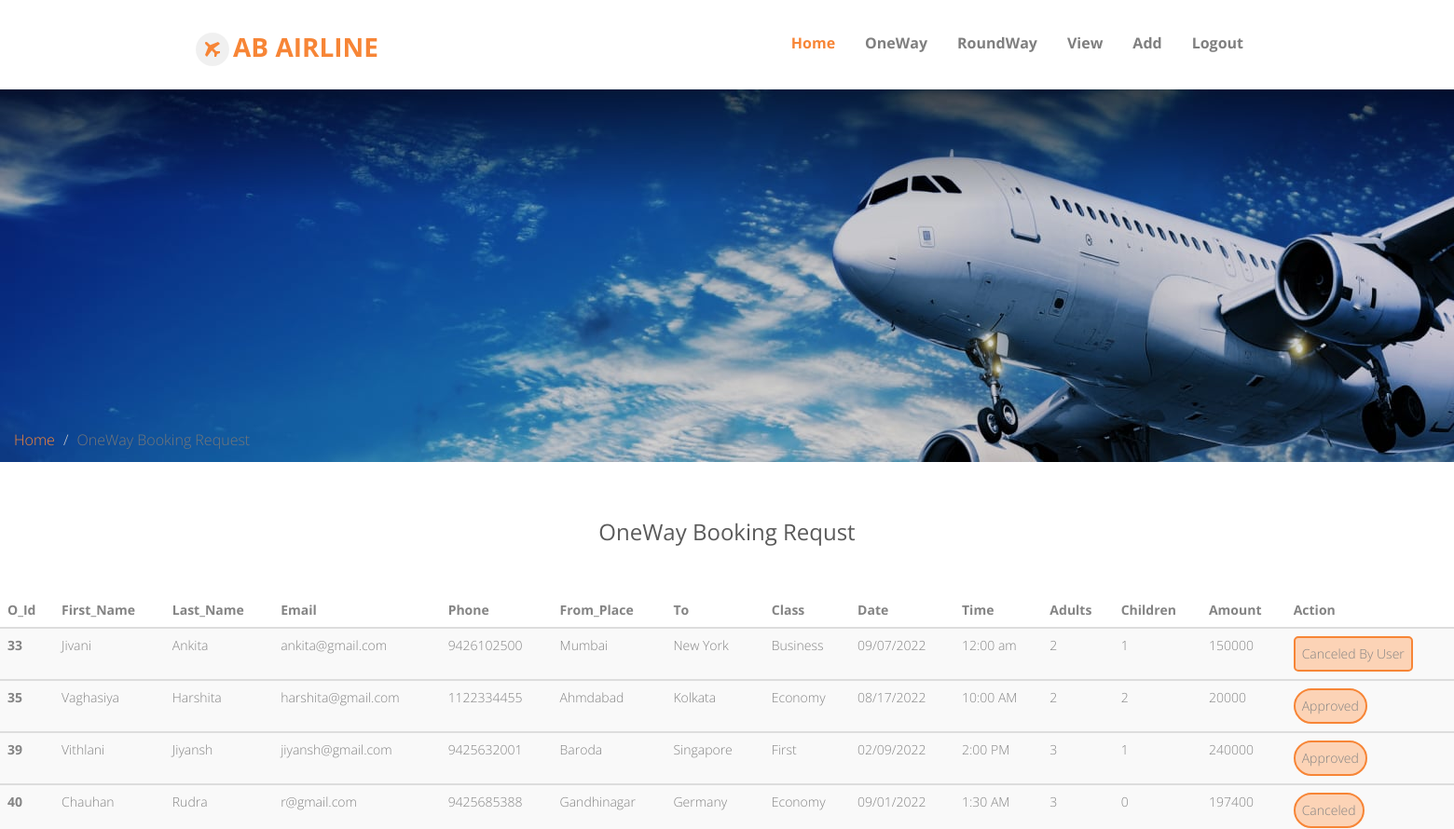
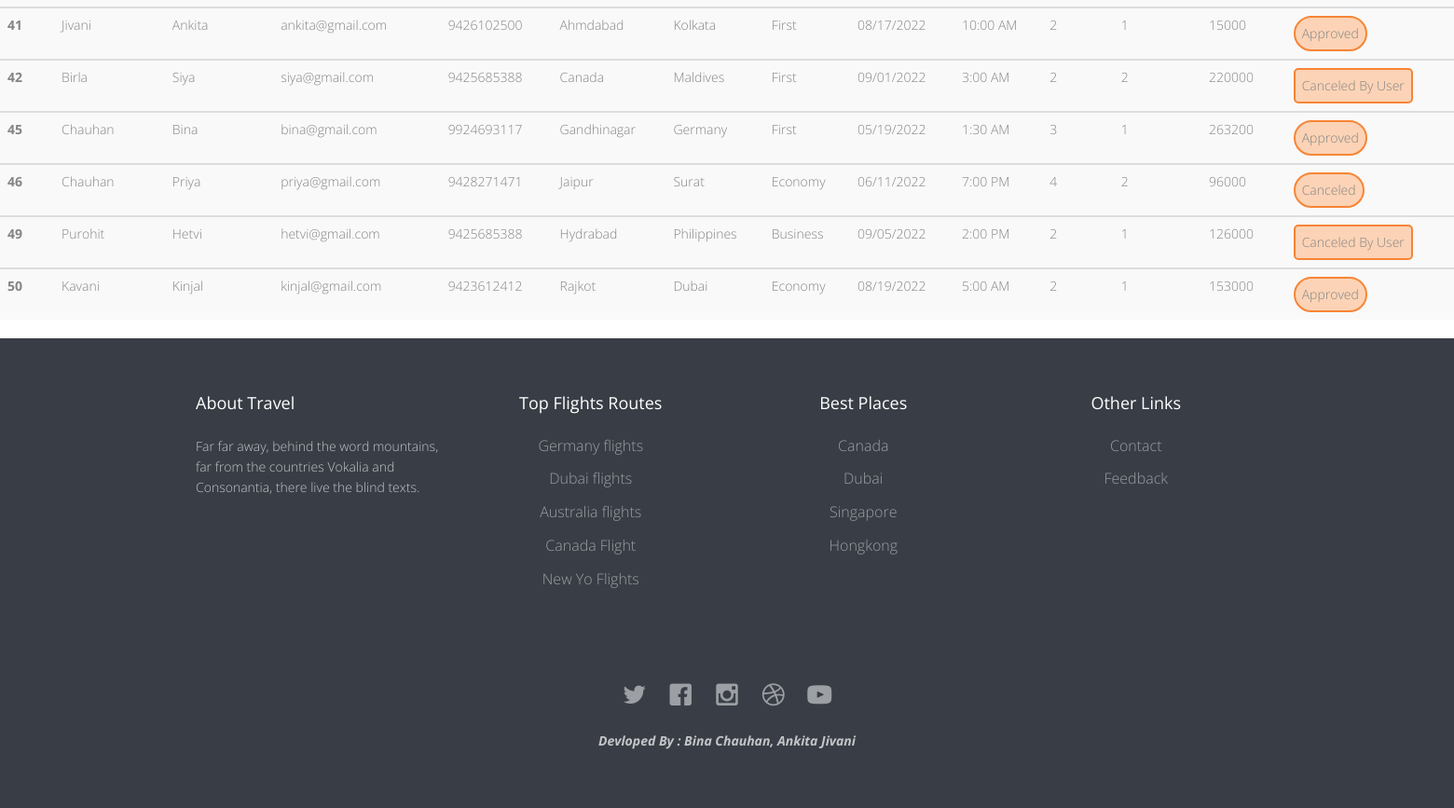
Screenshot of /admin/oneway.php with the database file from the repository (2 pictures, top to bottom).
### tables this page shows
CREATE TABLE `oneway_booking` (
  `O_Id` int(100) NOT NULL,
  `First_name` varchar(100) NOT NULL,
  `Last_name` varchar(100) NOT NULL,
  `Email` varchar(100) NOT NULL,
  `Phone` varchar(10) NOT NULL,
  `From` varchar(100) NOT NULL,
  `To` varchar(100) NOT NULL,
  `Class` varchar(100) NOT NULL,
  `Date` varchar(255) NOT NULL,
  `Time` varchar(255) NOT NULL,
  `Adults` varchar(100) NOT NULL,
  `Children` varchar(100) NOT NULL,
  `Amount` varchar(255) NOT NULL,
  `Status` int(100) NOT NULL
);

### admin/oneway.php (the view, shortened to what this page needs)
<!DOCTYPE html>
<html lang="en">
<head>
<link rel="stylesheet" href="css/animate.css">
<link rel="stylesheet" href="css/icomoon.css">
<link rel="stylesheet" href="css/bootstrap.css">
<link rel="stylesheet" href="css/superfish.css">
<link rel="stylesheet" href="css/magnific-popup.css">
<link rel="stylesheet" href="css/bootstrap-datepicker.min.css">
<link rel="stylesheet" href="css/cs-select.css">
<link rel="stylesheet" href="css/cs-skin-border.css">
<link rel="stylesheet" href="css/style.css">
</head>
<body>
<?php
    include('header.php');
?>
<div class="font">
		<img src="../images/airline7.jpg" alt="">
		<div class="text">
			<br>
		</div>
</div>
<ol class="breadcrumb">
        <li class="breadcrumb-item">
            <a href="home.php">Home</a>
        </li>
        <li class="breadcrumb-item active">OneWay Booking Request</li>
    </ol>
	<br>
	<br>
	<h3 align="center">OneWay Booking Requst</h3>
	<br>
	<div style="overflow-x:auto;">
    <table class="table table-striped">
    <thead>
    <tr>
      <th scope="col">O_Id</th>
      <th scope="col">First_Name</th>
	  <th scope="col">Last_Name</th>
      <th scope="col">Email</th>
      <th scope="col" >Phone</th>
	  <th scope="col" >From_Place</th>
	  <th scope="col">To</th>
      <th scope="col">Class</th>
      <th scope="col" >Date</th>
	  <th scope="col" >Time</th>
	  <th scope="col">Adults</th>
      <th scope="col">Children</th>
      <th scope="col" >Amount</th>
	  <th scope="col" >Action</th>
    </tr>
  </thead>
  <?php
	  include('connection.php');
     $qry= "SELECT * FROM `oneway_booking`";
	    $run=mysqli_query($conn,$qry);
	?>
<?php
  	while($row=mysqli_fetch_array($run))
	{
		$id=$row['O_Id'];
		$fnm=$row['First_name'];
		$lnm=$row['Last_name'];
		$em=$row['Email'];
		$phone=$row['Phone'];
		$from=$row['From'];
		$to=$row['To'];
		$class=$row['Class'];
		$date=$row['Date'];
		$time=$row['Time'];
		$adults=$row['Adults'];
		$chil=$row['Children'];
		$amount=$row['Amount'];
		$status=$row['Status'];
   ?>
<tbody>
    <tr>
      <th scope="row"><?php echo $id ;?></th>
      <td><?php echo $fnm ; ?></td>
      <td><?php echo $lnm ;?></td>
      <td><?php echo $em ;?></td>
	  <td><?php echo $phone ;?></td>
      <td><?php echo $from;?></td>
      <td><?php echo $to ;?></td>
      <td><?php echo $class ;?></td>
      <td><?php echo $date ;?></td>
      <td><?php echo $time ;?></td>
      <td><?php echo $adults ;?></td>
      <td><?php echo $chil ;?></td>
      <td><?php echo $amount ;?></td>
      <form method="post">
      <td><?php
		if($status == 2)
		{
			echo "<input type='submit' value='Canceled' style='padding:7px; border:2px solid #F78536; background:#fcd3b6;  border-radius:20px;'>";
		}
		if($status == 0)
	   	{
	     echo "<input type='submit' value='Approved' style='padding:7px; border:2px solid #F78536; background:#fcd3b6; border-radius:20px;'>";
	   	}
		if($status == 3)
	   	{
	     	echo "<input type='submit' value='Canceled By User' style='padding:7px; border:2px solid #F78536; background:#fcd3b6; border-radius:5px;'>";
	   	}
      ?></td>
	 </form>
    </tr>
  </tbody>
  <?php }?>
	</table>
</div>
      <?php include('footer.php'); ?>
</body>
</html>

### admin/css/style.css (style rules this page uses)
body { font-family: "Open Sans", Arial, sans-serif; line-height: 1.6; color: #848484; font-weight: 300; overflow-x: hidden; }
a { color: #F78536; -webkit-transition: 0.5s, ease; -o-transition: 0.5s, ease; transition: 0.5s, ease; }
p, ul, ol { margin-bottom: 1.5em; font-size: 16px; color: #848484; font-family: "Open Sans", Arial, sans-serif; }
h1, h2, h3, h4, h5, h6 { color: #5a5a5a; font-weight: 400; margin: 0 0 30px 0; }
.font { background-image: url('../images/airline7.jpg'); height: 356px; }
.text { align-items: center; justify-content: center; display: flex; margin-right: 564px;; font-weight: bolder; font-size: 20px; margin-left: -109px; padding: 180px; font-family: 'Abel', sans-serif; color: white; }

### rows the page displays
oneway_booking: O_Id "33", First_name "Jivani", Last_name "Ankita", Email "ankita@gmail.com", Phone "9426102500", From "Mumbai", To "New York", Class "Business", Date "09/07/2022", Time "12:00 am", Adults "2", Children "1", Amount "150000"
oneway_booking: O_Id "35", First_name "Vaghasiya", Last_name "Harshita", Email "harshita@gmail.com", Phone "1122334455", From "Ahmdabad", To "Kolkata", Class "Economy", Date "08/17/2022", Time "10:00 AM", Adults "2", Children "2", Amount "20000"
oneway_booking: O_Id "39", First_name "Vithlani", Last_name "Jiyansh", Email "jiyansh@gmail.com", Phone "9425632001", From "Baroda", To "Singapore", Class "First", Date "02/09/2022", Time "2:00 PM", Adults "3", Children "1", Amount "240000"
oneway_booking: O_Id "40", First_name "Chauhan", Last_name "Rudra", Email "r@gmail.com", Phone "9425685388", From "Gandhinagar", To "Germany", Class "Economy", Date "09/01/2022", Time "1:30 AM", Adults "3", Children "0", Amount "197400"
oneway_booking: O_Id "41", First_name "Jivani", Last_name "Ankita", Email "ankita@gmail.com", Phone "9426102500", From "Ahmdabad", To "Kolkata", Class "First", Date "08/17/2022", Time "10:00 AM", Adults "2", Children "1", Amount "15000"
oneway_booking: O_Id "42", First_name "Birla", Last_name "Siya", Email "siya@gmail.com", Phone "9425685388", From "Canada", To "Maldives", Class "First", Date "09/01/2022", Time "3:00 AM", Adults "2", Children "2", Amount "220000"
oneway_booking: O_Id "45", First_name "Chauhan", Last_name "Bina", Email "bina@gmail.com", Phone "9924693117", From "Gandhinagar", To "Germany", Class "First", Date "05/19/2022", Time "1:30 AM", Adults "3", Children "1", Amount "263200"
oneway_booking: O_Id "46", First_name "Chauhan", Last_name "Priya", Email "priya@gmail.com", Phone "9428271471", From "Jaipur", To "Surat", Class "Economy", Date "06/11/2022", Time "7:00 PM", Adults "4", Children "2", Amount "96000"
oneway_booking: O_Id "49", First_name "Purohit", Last_name "Hetvi", Email "hetvi@gmail.com", Phone "9425685388", From "Hydrabad", To "Philippines", Class "Business", Date "09/05/2022", Time "2:00 PM", Adults "2", Children "1", Amount "126000"
oneway_booking: O_Id "50", First_name "Kavani", Last_name "Kinjal", Email "kinjal@gmail.com", Phone "9423612412", From "Rajkot", To "Dubai", Class "Economy", Date "08/19/2022", Time "5:00 AM", Adults "2", Children "1", Amount "153000"
